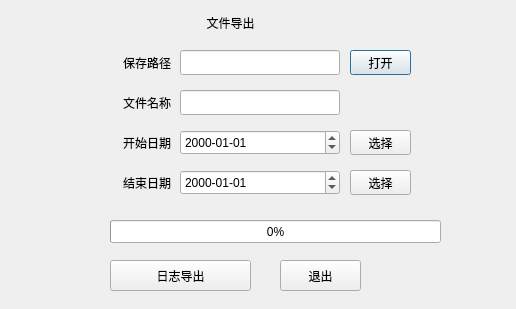
<?xml version="1.0" encoding="UTF-8"?>
<ui version="4.0">
 <class>LOG_ExportDlg</class>
 <widget class="QDialog" name="LOG_ExportDlg">
  <property name="geometry">
   <rect>
    <x>0</x>
    <y>0</y>
    <width>516</width>
    <height>309</height>
   </rect>
  </property>
  <property name="windowTitle">
   <string>Dialog</string>
  </property>
  <property name="styleSheet">
   <string notr="true">font: 12pt &quot;微软雅黑&quot;;</string>
  </property>
  <widget class="QLabel" name="label">
   <property name="geometry">
    <rect>
     <x>0</x>
     <y>50</y>
     <width>171</width>
     <height>25</height>
    </rect>
   </property>
   <property name="text">
    <string>保存路径</string>
   </property>
   <property name="alignment">
    <set>Qt::AlignRight|Qt::AlignTrailing|Qt::AlignVCenter</set>
   </property>
  </widget>
  <widget class="QLineEdit" name="pathEdit">
   <property name="geometry">
    <rect>
     <x>180</x>
     <y>50</y>
     <width>160</width>
     <height>25</height>
    </rect>
   </property>
  </widget>
  <widget class="QPushButton" name="pushButton">
   <property name="geometry">
    <rect>
     <x>350</x>
     <y>50</y>
     <width>61</width>
     <height>25</height>
    </rect>
   </property>
   <property name="text">
    <string>打开</string>
   </property>
  </widget>
  <widget class="QLabel" name="label_2">
   <property name="geometry">
    <rect>
     <x>0</x>
     <y>90</y>
     <width>171</width>
     <height>25</height>
    </rect>
   </property>
   <property name="text">
    <string>文件名称</string>
   </property>
   <property name="alignment">
    <set>Qt::AlignRight|Qt::AlignTrailing|Qt::AlignVCenter</set>
   </property>
  </widget>
  <widget class="QLineEdit" name="fileEdit">
   <property name="geometry">
    <rect>
     <x>180</x>
     <y>90</y>
     <width>160</width>
     <height>25</height>
    </rect>
   </property>
  </widget>
  <widget class="QDateEdit" name="startDateEdit">
   <property name="geometry">
    <rect>
     <x>180</x>
     <y>130</y>
     <width>160</width>
     <height>25</height>
    </rect>
   </property>
   <property name="displayFormat">
    <string>yyyy-MM-dd</string>
   </property>
  </widget>
  <widget class="QLabel" name="label_3">
   <property name="geometry">
    <rect>
     <x>0</x>
     <y>130</y>
     <width>171</width>
     <height>25</height>
    </rect>
   </property>
   <property name="text">
    <string>开始日期</string>
   </property>
   <property name="alignment">
    <set>Qt::AlignRight|Qt::AlignTrailing|Qt::AlignVCenter</set>
   </property>
  </widget>
  <widget class="QDateEdit" name="endDateEdit">
   <property name="geometry">
    <rect>
     <x>180</x>
     <y>170</y>
     <width>160</width>
     <height>25</height>
    </rect>
   </property>
   <property name="displayFormat">
    <string>yyyy-MM-dd</string>
   </property>
  </widget>
  <widget class="QLabel" name="label_4">
   <property name="geometry">
    <rect>
     <x>0</x>
     <y>170</y>
     <width>171</width>
     <height>25</height>
    </rect>
   </property>
   <property name="text">
    <string>结束日期</string>
   </property>
   <property name="alignment">
    <set>Qt::AlignRight|Qt::AlignTrailing|Qt::AlignVCenter</set>
   </property>
  </widget>
  <widget class="QProgressBar" name="progressBar">
   <property name="geometry">
    <rect>
     <x>110</x>
     <y>220</y>
     <width>331</width>
     <height>23</height>
    </rect>
   </property>
   <property name="value">
    <number>0</number>
   </property>
  </widget>
  <widget class="QPushButton" name="exportBtn">
   <property name="geometry">
    <rect>
     <x>110</x>
     <y>260</y>
     <width>141</width>
     <height>31</height>
    </rect>
   </property>
   <property name="text">
    <string>日志导出</string>
   </property>
  </widget>
  <widget class="QLabel" name="titleLab">
   <property name="geometry">
    <rect>
     <x>0</x>
     <y>10</y>
     <width>461</width>
     <height>25</height>
    </rect>
   </property>
   <property name="text">
    <string>文件导出</string>
   </property>
   <property name="alignment">
    <set>Qt::AlignCenter</set>
   </property>
  </widget>
  <widget class="QPushButton" name="startBtn">
   <property name="geometry">
    <rect>
     <x>350</x>
     <y>130</y>
     <width>61</width>
     <height>25</height>
    </rect>
   </property>
   <property name="text">
    <string>选择</string>
   </property>
  </widget>
  <widget class="QPushButton" name="endBtn">
   <property name="geometry">
    <rect>
     <x>350</x>
     <y>170</y>
     <width>61</width>
     <height>25</height>
    </rect>
   </property>
   <property name="text">
    <string>选择</string>
   </property>
  </widget>
  <widget class="QPushButton" name="quitBtn">
   <property name="geometry">
    <rect>
     <x>280</x>
     <y>260</y>
     <width>81</width>
     <height>31</height>
    </rect>
   </property>
   <property name="text">
    <string>退出</string>
   </property>
  </widget>
 </widget>
 <resources/>
 <connections>
  <connection>
   <sender>quitBtn</sender>
   <signal>clicked()</signal>
   <receiver>LOG_ExportDlg</receiver>
   <slot>close()</slot>
   <hints>
    <hint type="sourcelabel">
     <x>290</x>
     <y>275</y>
    </hint>
    <hint type="destinationlabel">
     <x>170</x>
     <y>154</y>
    </hint>
   </hints>
  </connection>
 </connections>
</ui>
